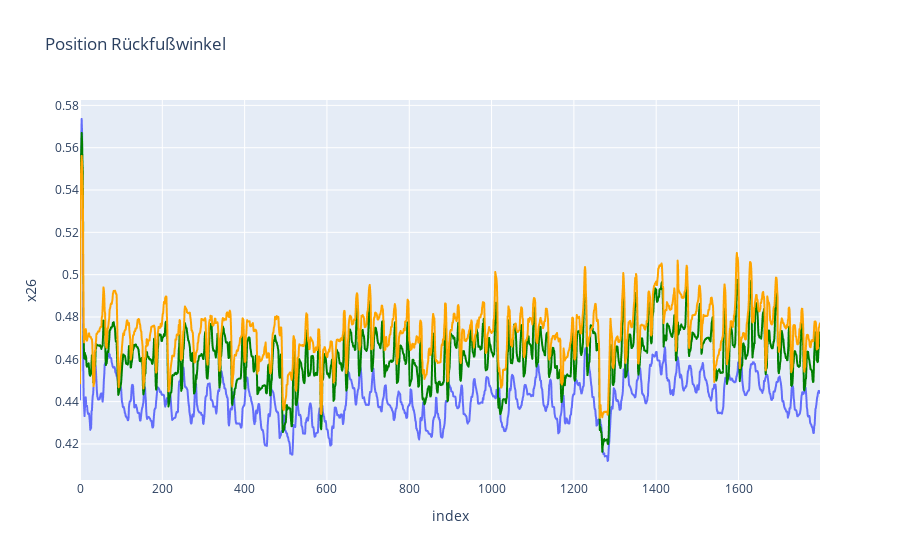

The code cell stored with this chart in its notebook:
### Markdown cell above
### Vergleich meherer Gelenkpunkte (für bestimmte Winkel)

### Code cell
import pandas as pd
import plotly.express as px

import matplotlib as mpl

df_side = df_side_gehen
df_back = df_back_gehen

#keep only values which are relevant for ankle we need
backAnkle = ["x26", "x28", "x30"]
df_back = df_back[backAnkle]
print(df_back)

fig_knee = px.line(df_back, y="x26", title='Position Rückfußwinkel')
fig_ankle = px.line(df_back, y="x28")
fig_heel = px.line(df_back, y="x30")

fig_ankle.update_traces(line= dict(
    color = "green"
))
fig_heel.update_traces(line= dict(
    color = "orange"
))
fig_knee.add_trace(fig_ankle.data[0], )
fig_knee.add_trace(fig_heel.data[0], )

fig_knee.show()

### Figure 1 — Plotly figure (JSON) as saved in the notebook; plotly's stock layout.template omitted (floating-point values rounded to 4 significant figures; data arrays with more than 128 entries replaced by an {"elided": "..."} marker saying what was removed)
{"data": [{"hovertemplate": "index=%{x}<br>x26=%{y}<extra></extra>", "legendgroup": "", "line": {"color": "#636efa", "dash": "solid"}, "marker": {"symbol": "circle"}, "mode": "lines", "name": "", "showlegend": false, "type": "scattergl", "x": {"elided": "1799 int values"}, "xaxis": "x", "y": {"elided": "1799 float values"}, "yaxis": "y"}, {"hovertemplate": "index=%{x}<br>x28=%{y}<extra></extra>", "legendgroup": "", "line": {"color": "green", "dash": "solid"}, "marker": {"symbol": "circle"}, "mode": "lines", "name": "", "showlegend": false, "type": "scattergl", "x": {"elided": "1799 int values"}, "xaxis": "x", "y": {"elided": "1799 float values"}, "yaxis": "y"}, {"hovertemplate": "index=%{x}<br>x30=%{y}<extra></extra>", "legendgroup": "", "line": {"color": "orange", "dash": "solid"}, "marker": {"symbol": "circle"}, "mode": "lines", "name": "", "showlegend": false, "type": "scattergl", "x": {"elided": "1799 int values"}, "xaxis": "x", "y": {"elided": "1799 float values"}, "yaxis": "y"}], "layout": {"legend": {"tracegroupgap": 0}, "title": {"text": "Position Rückfußwinkel"}, "xaxis": {"anchor": "y", "domain": [0, 1], "title": {"text": "index"}}, "yaxis": {"anchor": "x", "domain": [0, 1], "title": {"text": "x26"}}}}
